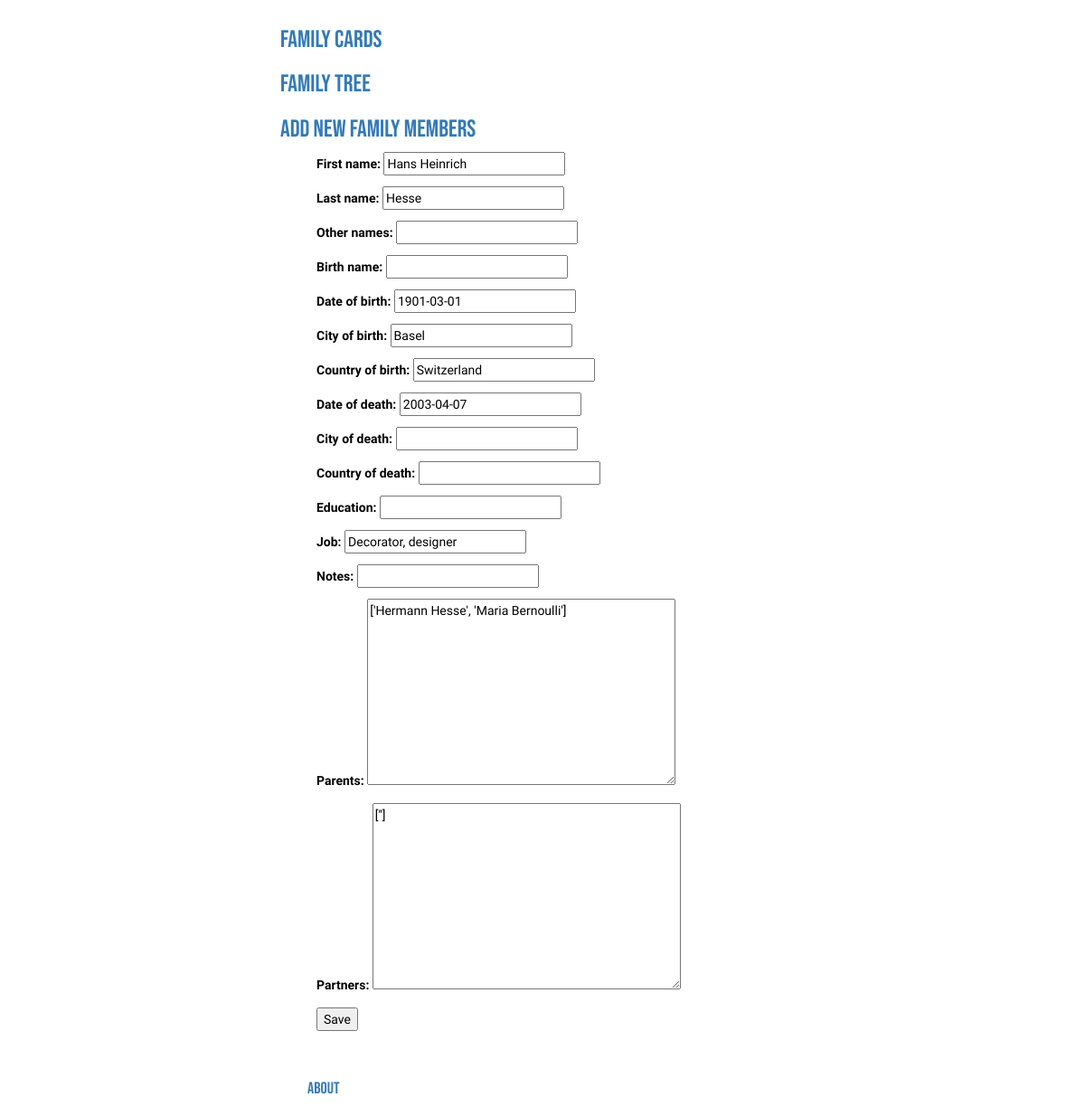
The page /member/hans-heinrich_hesse_1901-03-01-000000/edit on the database its author committed.
### familycards/models.py (models this page shows, shortened)
class FamilyMember(models.Model):
    first_name = models.CharField(max_length=200)
    last_name = models.CharField(max_length=200)
    other_names = models.CharField(max_length=200)
    birth_name = models.CharField(max_length=200)
    slug = models.SlugField(max_length=100, unique=True)
    date_of_birth = models.DateField()
    city_of_birth = models.CharField(max_length=200)
    country_of_birth = models.CharField(max_length=200)
    date_of_death = models.DateField()
    city_of_death = models.CharField(max_length=200)
    country_of_death = models.CharField(max_length=200)
    education = models.CharField(max_length=200)
    job = models.CharField(max_length=200)
    notes = models.CharField(max_length=500)
    parents = MembersField()
    partners = MembersField()
    full_name = models.CharField(max_length=200)

### familycards/views.py (the view)
# urls.py: path('member/<slug>/edit', views.edit_member, name='edit_member'),
def edit_member(request, slug):
   member = get_object_or_404(FamilyMember, slug=slug)
   if request.method == "POST":
      form = UploadOnePerson(request.POST, instance=member)
      if form.is_valid():
         member = form.save(commit=False)
         member.parents = str(member.parents)
         member.partners = str(member.partners)
         member.save()
         context = {'member': member, 'slug': member.slug}
         return redirect('view_member', slug=member.slug)
   else:
      form = UploadOnePerson(instance=member)
   context = {'form': form, 'member':member}
   return render(request, 'familycards/edit_member.html', context)

### familycards/forms.py
class UploadOnePerson(forms.ModelForm):
    class Meta:
        model = FamilyMember
        fields = (
            'first_name',
            'last_name',
            'other_names',
            'birth_name',
            'date_of_birth',
            'city_of_birth',
            'country_of_birth',
            'date_of_death',
            'city_of_death',
            'country_of_death',
            'education',
            'job',
            'notes',
            'parents',
            'partners',
        )

### familycards/models.py (called while the page is built)
    def from_db_value(self, value, expression, connection):
        if value is None:
            return value
        return value.split(', ')

### familycards/templates/familycards/edit_member.html (shortened to what this page needs)
{% extends 'familycards/base.html' %}
{% block content %}
<div class="member-info">
    <form method="post" >
                        {{ form.as_p }}
                        <input type="submit" value="Save">
                 </form>
</div>
{% include 'familycards/footer.html' %}
{% endblock %}

### static/css/familycards.css (style rules this page uses)
.member-info { padding-left: 40px; color: #000000; font-family: 'Nanum Gothic Coding', monospace; }
body { margin: auto; width: 50%; padding: 10px; }

### rows shown on the page
FamilyMember: first_name "Hans Heinrich", last_name "Hesse", date_of_birth "1901-03-01", city_of_birth "Basel", country_of_birth "Switzerland", date_of_death "2003-04-07", job "Decorator, designer", parents "['Hermann Hesse', 'Maria Bernoulli']", partners "['']"
